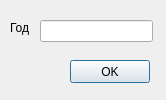
<?xml version="1.0" encoding="UTF-8"?>
<ui version="4.0">
 <class>DialogYear</class>
 <widget class="QDialog" name="DialogYear">
  <property name="geometry">
   <rect>
    <x>0</x>
    <y>0</y>
    <width>166</width>
    <height>100</height>
   </rect>
  </property>
  <property name="windowTitle">
   <string>Добавить год</string>
  </property>
  <widget class="QLabel" name="lab_year">
   <property name="geometry">
    <rect>
     <x>10</x>
     <y>20</y>
     <width>58</width>
     <height>15</height>
    </rect>
   </property>
   <property name="text">
    <string>Год</string>
   </property>
  </widget>
  <widget class="QLineEdit" name="le_year">
   <property name="geometry">
    <rect>
     <x>40</x>
     <y>20</y>
     <width>113</width>
     <height>22</height>
    </rect>
   </property>
  </widget>
  <widget class="QPushButton" name="pb_year">
   <property name="geometry">
    <rect>
     <x>70</x>
     <y>60</y>
     <width>80</width>
     <height>23</height>
    </rect>
   </property>
   <property name="text">
    <string>OK</string>
   </property>
  </widget>
 </widget>
 <resources/>
 <connections/>
</ui>
